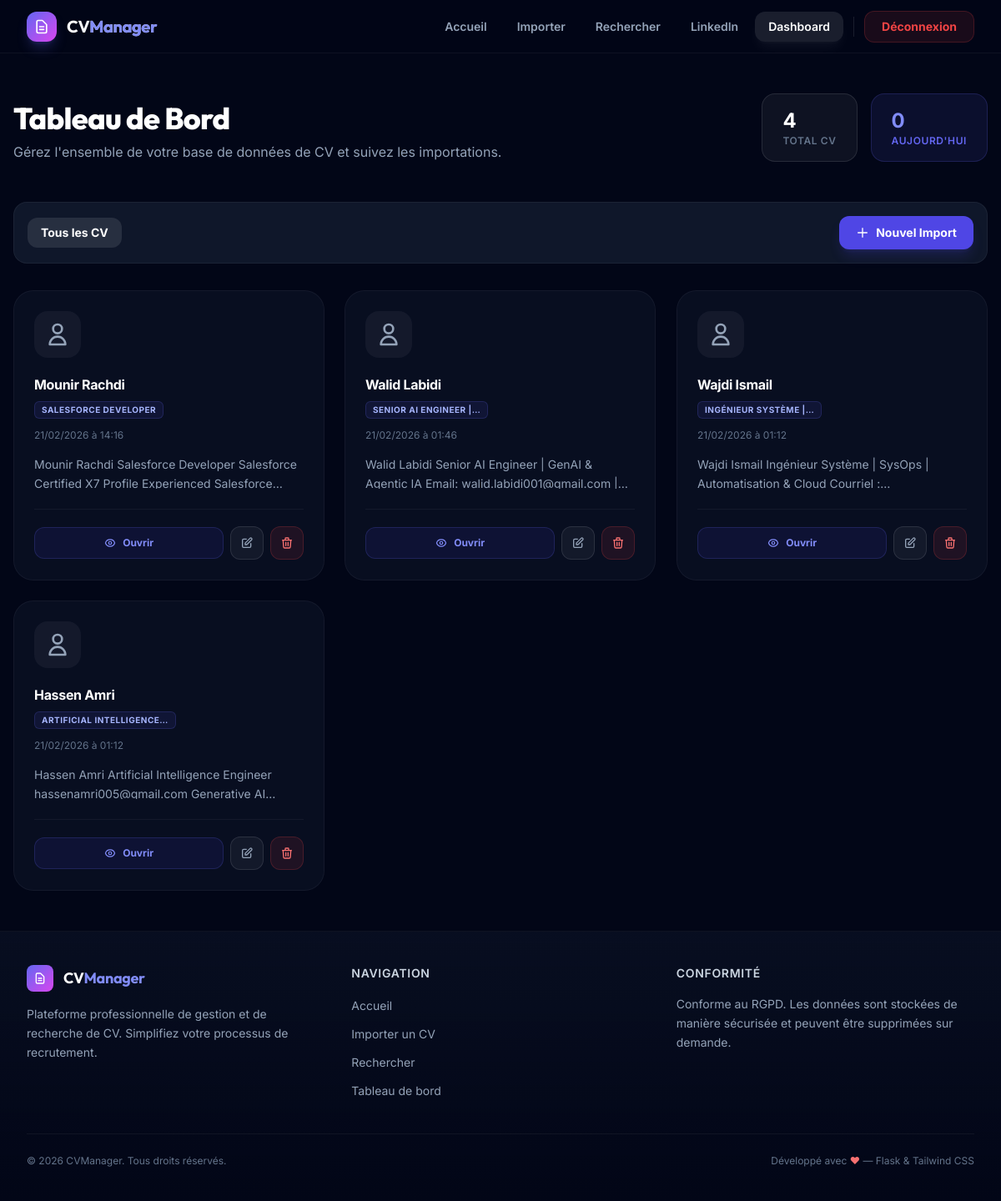
The app's page /dashboard (signed in), older data.
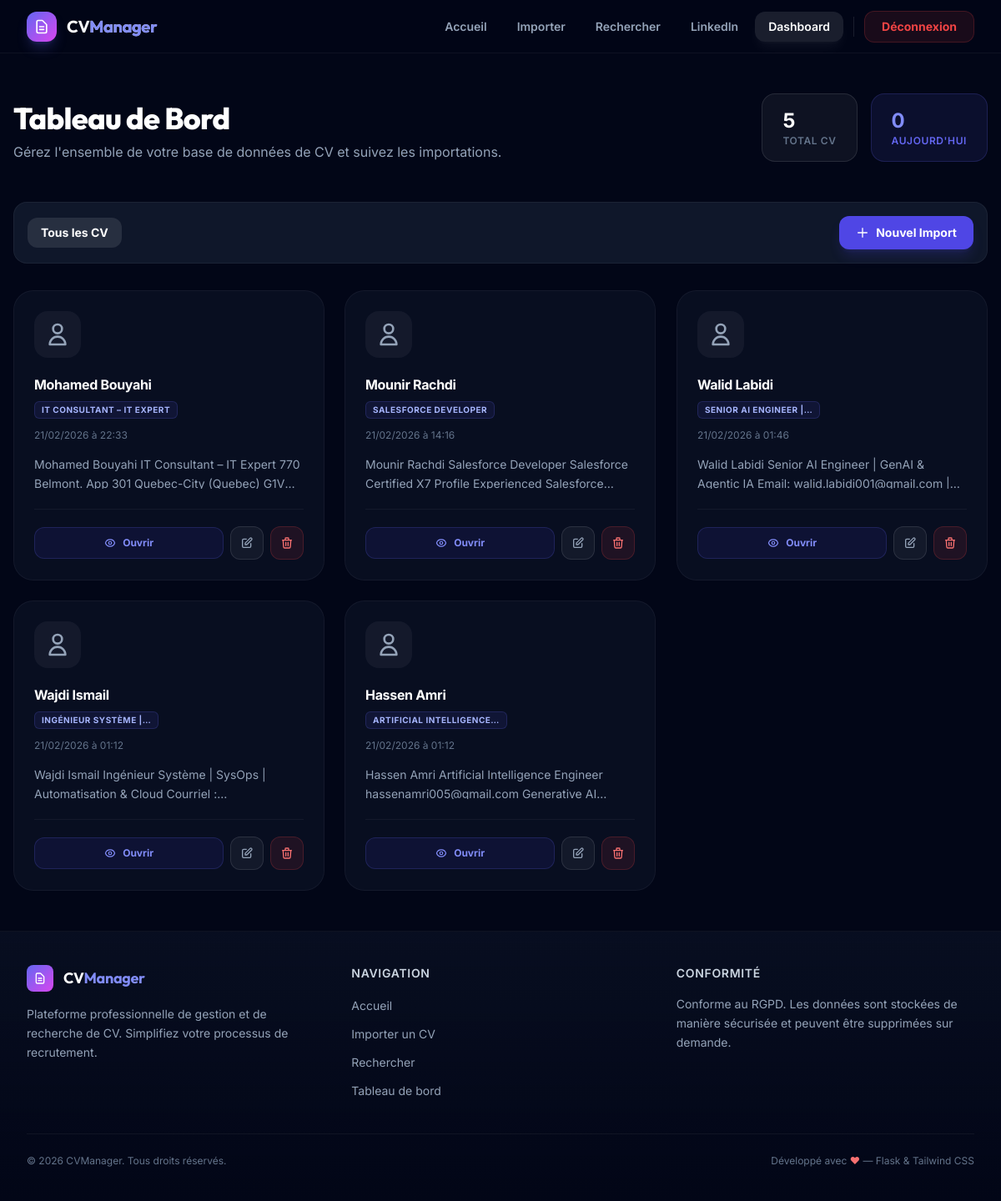
The same page, newer data.
### tables this page shows
CREATE TABLE cvs (
            id INTEGER PRIMARY KEY AUTOINCREMENT,
            filename TEXT NOT NULL,
            original_filename TEXT,
            file_type TEXT DEFAULT 'file',
            url TEXT,
            text TEXT,
            metadata_json TEXT DEFAULT '{}',
            created_at DATETIME DEFAULT CURRENT_TIMESTAMP,
            updated_at DATETIME DEFAULT CURRENT_TIMESTAMP
        );

### app.py (the view)
@app.route('/dashboard')
@login_required
def dashboard():
    page = request.args.get('page', 1, type=int)
    filter_type = request.args.get('type', '')
    cvs, total, total_pages = get_all_cvs(page=page, file_type=filter_type)
    stats = get_stats()
    return render_template(
        'dashboard.html',
        cvs=cvs,
        total=total,
        page=page,
        total_pages=total_pages,
        stats=stats,
        filter_type=filter_type
    )

### app.py (called while the page is built)
def login_required(f):
    @wraps(f)
    def decorated_function(*args, **kwargs):
        if not session.get('logged_in'):
            flash('Veuillez vous connecter pour accéder à cette page.', 'warning')
            return redirect(url_for('login'))
        return f(*args, **kwargs)
    return decorated_function

def get_text_preview(text, max_length=200):
    if not text:
        return "Aucun contenu extrait"
    text = ' '.join(text.split())  # Normalize whitespace
    if len(text) <= max_length:
        return text
    return text[:max_length].rsplit(' ', 1)[0] + '…'

@app.template_filter('preview')
def preview_filter(text, length=200):
    return get_text_preview(text, length)

@app.template_filter('from_json')
def from_json_filter(value):
    try:
        return json.loads(value) if value else {}
    except (json.JSONDecodeError, TypeError):
        return {}

@app.template_filter('format_date')
def format_date_filter(value):
    if not value:
        return ''
    try:
        dt = datetime.strptime(str(value), '%Y-%m-%d %H:%M:%S')
        return dt.strftime('%d/%m/%Y à %H:%M')
    except ValueError:
        return str(value)

### templates/dashboard.html (shortened to what the changed rows need)
{% extends 'base.html' %}
{% block content %}
<div class="max-w-7xl mx-auto px-4 py-12">
    <div class="flex flex-col lg:flex-row lg:items-end justify-between gap-8 mb-12">
        <div>
            <h1 class="text-4xl font-display font-extrabold text-white mb-2">Tableau de Bord</h1>
        </div>
        <div class="flex gap-4">
            <div class="px-6 py-4 rounded-2xl bg-white/5 border border-white/10">
                <div class="text-2xl font-bold text-white">{{ stats.total }}</div>
                <div class="text-xs font-semibold text-surface-500 uppercase tracking-wider">Total CV</div>
            </div>
        </div>
    </div>
    {% if cvs %}
    <div class="grid grid-cols-1 md:grid-cols-2 lg:grid-cols-3 xl:grid-cols-4 gap-6">
        {% for cv in cvs %}
        {% set meta = cv.metadata_json|from_json %}
        <div class="group relative bg-surface-900/50 border border-white/5 hover:border-brand-500/30 rounded-3xl p-6 transition-all duration-300 animate-scale-in hover:-translate-y-1 hover:shadow-2xl hover:shadow-brand-500/10"
            style="animation-delay: {{ loop.index0 * 0.03 }}s">
            <div
                class="w-14 h-14 rounded-2xl bg-white/5 flex items-center justify-center text-surface-400 mb-5 group-hover:bg-brand-500/10 group-hover:text-brand-400 transition-all duration-300">
                <svg class="w-8 h-8" fill="none" stroke="currentColor" viewBox="0 0 24 24">
                    <path stroke-linecap="round" stroke-linejoin="round" stroke-width="2"
                        d="M16 7a4 4 0 11-8 0 4 4 0 018 0zM12 14a7 7 0 00-7 7h14a7 7 0 00-7-7z" />
                </svg>
            </div>
            <h3 class="font-bold text-white mb-1 truncate" title="{{ cv.original_filename }}">
                {{ meta.name if meta.name and meta.name != 'Inconnu' else cv.original_filename|preview(30) }}
            </h3>
            {% if meta.specialty and meta.specialty != 'À définir' %}
            <span
                class="inline-block px-2 py-0.5 rounded-md bg-brand-500/10 text-brand-300 text-[10px] font-bold uppercase tracking-wider border border-brand-500/20 mb-3">
                {{ meta.specialty|preview(25) }}
            </span>
            {% endif %}
            <p class="text-xs text-surface-500 mb-4">{{ cv.created_at|format_date }}</p>
            <p class="text-sm text-surface-400 leading-relaxed line-clamp-2 mb-6 h-10">
                {{ cv.text|preview(100) if cv.text else "Contenu en attente..." }}
            </p>
            <div class="flex items-center gap-2 pt-5 border-t border-white/5">
                <a href="{{ url_for('view_cv', cv_id=cv.id) }}"
                    class="flex-1 inline-flex items-center justify-center gap-2 py-2.5 bg-brand-600/10 hover:bg-brand-600 text-brand-400 hover:text-white text-xs font-bold rounded-xl transition-all border border-brand-500/20">
                    Ouvrir
                </a>
                <a href="{{ url_for('edit_cv', cv_id=cv.id) }}"
                    class="w-10 h-10 flex items-center justify-center bg-white/5 hover:bg-white/10 text-surface-400 hover:text-white rounded-xl transition-all border border-white/10"
                    title="Modifier">
                    <svg class="w-4 h-4" fill="none" stroke="currentColor" viewBox="0 0 24 24">
                        <path stroke-linecap="round" stroke-linejoin="round" stroke-width="2"
                            d="M11 5H6a2 2 0 00-2 2v11a2 2 0 002 2h11a2 2 0 002-2v-5m-1.414-9.414a2 2 0 112.828 2.828L11.828 15H9v-2.828l8.586-8.586z" />
                    </svg>
                </a>
                <form action="{{ url_for('delete_cv_route', cv_id=cv.id) }}" method="POST"
                    onsubmit="return confirm('Êtes-vous sûr de vouloir supprimer ce CV ?')" class="contents">
                    <button type="submit"
                        class="w-10 h-10 flex items-center justify-center bg-red-500/10 hover:bg-red-500 text-red-400 hover:text-white rounded-xl transition-all border border-red-500/20"
                        title="Supprimer">
                        <svg class="w-4 h-4" fill="none" stroke="currentColor" viewBox="0 0 24 24">
                            <path stroke-linecap="round" stroke-linejoin="round" stroke-width="2"
                                d="M19 7l-.867 12.142A2 2 0 0116.138 21H7.862a2 2 0 01-1.995-1.858L5 7m5 4v6m4-6v6m1-10V4a1 1 0 00-1-1h-4a1 1 0 00-1 1v3M4 7h16" />
                        </svg>
                    </button>
                </form>
            </div>
        </div>
        {% endfor %}
    </div>
    {% endif %}
</div>
{% endblock %}

Row changes from the older to the newer data that the page shows:
added cvs: name "Mohamed Bouyahi", specialty|preview "IT CONSULTANT – IT EXPERT", created_at "21/02/2026 à 22:33", text|preview "Mohamed Bouyahi IT Consultant – IT Expert 770 Belmont. App 301 Quebec-City (Quebec)…"
Text that changed along with them:
{{ stats.total }}: "4" → "5"
